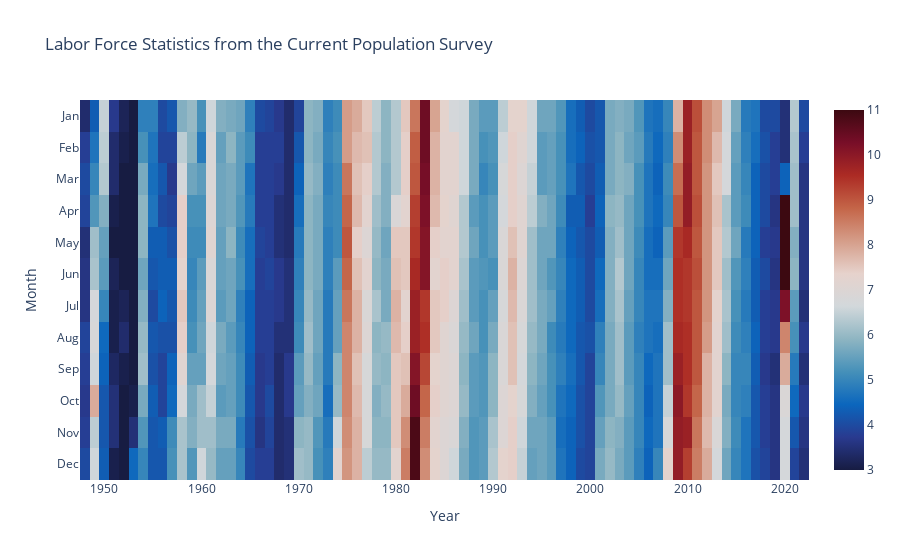

The code cell stored with this chart in its notebook:
### Code cell
px.imshow(US_Unemployment.values.T,
          title='Labor Force Statistics from the Current Population Survey',
          labels={'x': 'Year', 'y': 'Month'},
          x=US_Unemployment.index, y=US_Unemployment.keys(),
          color_continuous_scale='balance', color_continuous_midpoint=6,
          zmin=3, zmax=11)

### Figure 1 — Plotly figure (JSON) as saved in the notebook; plotly's stock layout.template omitted (floating-point values rounded to 4 significant figures; data arrays with more than 128 entries replaced by an {"elided": "..."} marker saying what was removed)
{"data": [{"coloraxis": "coloraxis", "hovertemplate": "Year: %{x}<br>Month: %{y}<br>color: %{z}<extra></extra>", "name": "0", "type": "heatmap", "x": [1948, 1949, 1950, 1951, 1952, 1953, 1954, 1955, 1956, 1957, 1958, 1959, 1960, 1961, 1962, 1963, 1964, 1965, 1966, 1967, 1968, 1969, 1970, 1971, 1972, 1973, 1974, 1975, 1976, 1977, 1978, 1979, 1980, 1981, 1982, 1983, 1984, 1985, 1986, 1987, 1988, 1989, 1990, 1991, 1992, 1993, 1994, 1995, 1996, 1997, 1998, 1999, 2000, 2001, 2002, 2003, 2004, 2005, 2006, 2007, 2008, 2009, 2010, 2011, 2012, 2013, 2014, 2015, 2016, 2017, 2018, 2019, 2020, 2021, 2022], "xaxis": "x", "y": ["Jan", "Feb", "Mar", "Apr", "May", "Jun", "Jul", "Aug", "Sep", "Oct", "Nov", "Dec"], "yaxis": "y", "z": {"elided": "12x75 float values"}}], "layout": {"coloraxis": {"cmax": 11, "cmid": 6, "cmin": 3, "colorscale": [[0, "rgb(23, 28, 66)"], [0.09091, "rgb(41, 58, 143)"], [0.1818, "rgb(11, 102, 189)"], [0.2727, "rgb(69, 144, 185)"], [0.3636, "rgb(142, 181, 194)"], [0.4545, "rgb(210, 216, 219)"], [0.5455, "rgb(230, 210, 204)"], [0.6364, "rgb(213, 157, 137)"], [0.7273, "rgb(196, 101, 72)"], [0.8182, "rgb(172, 43, 36)"], [0.9091, "rgb(120, 14, 40)"], [1, "rgb(60, 9, 17)"]]}, "title": {"text": "Labor Force Statistics from the Current Population Survey"}, "xaxis": {"anchor": "y", "constrain": "domain", "domain": [0, 1], "scaleanchor": "y", "title": {"text": "Year"}}, "yaxis": {"anchor": "x", "autorange": "reversed", "constrain": "domain", "domain": [0, 1], "title": {"text": "Month"}}}}
